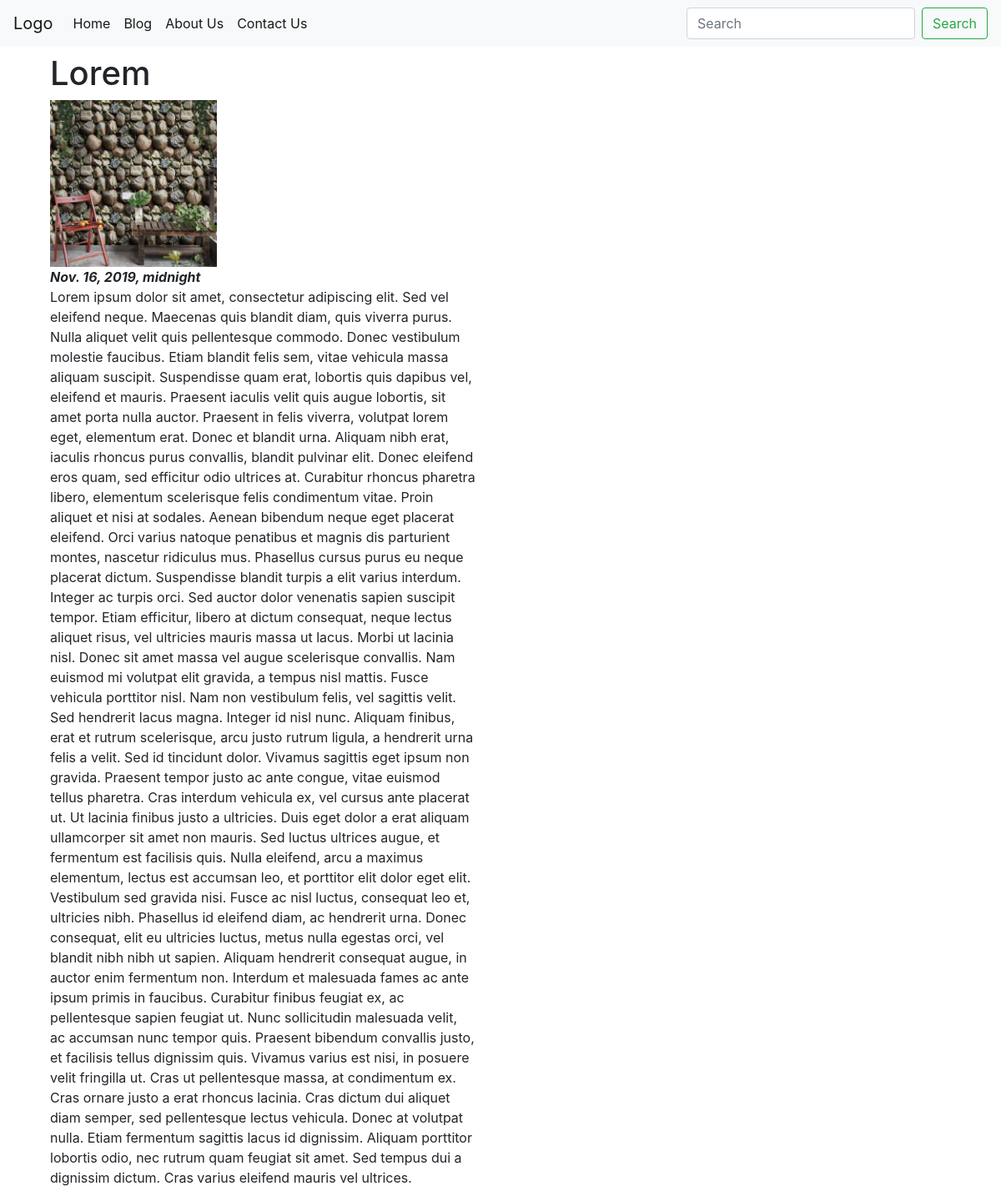
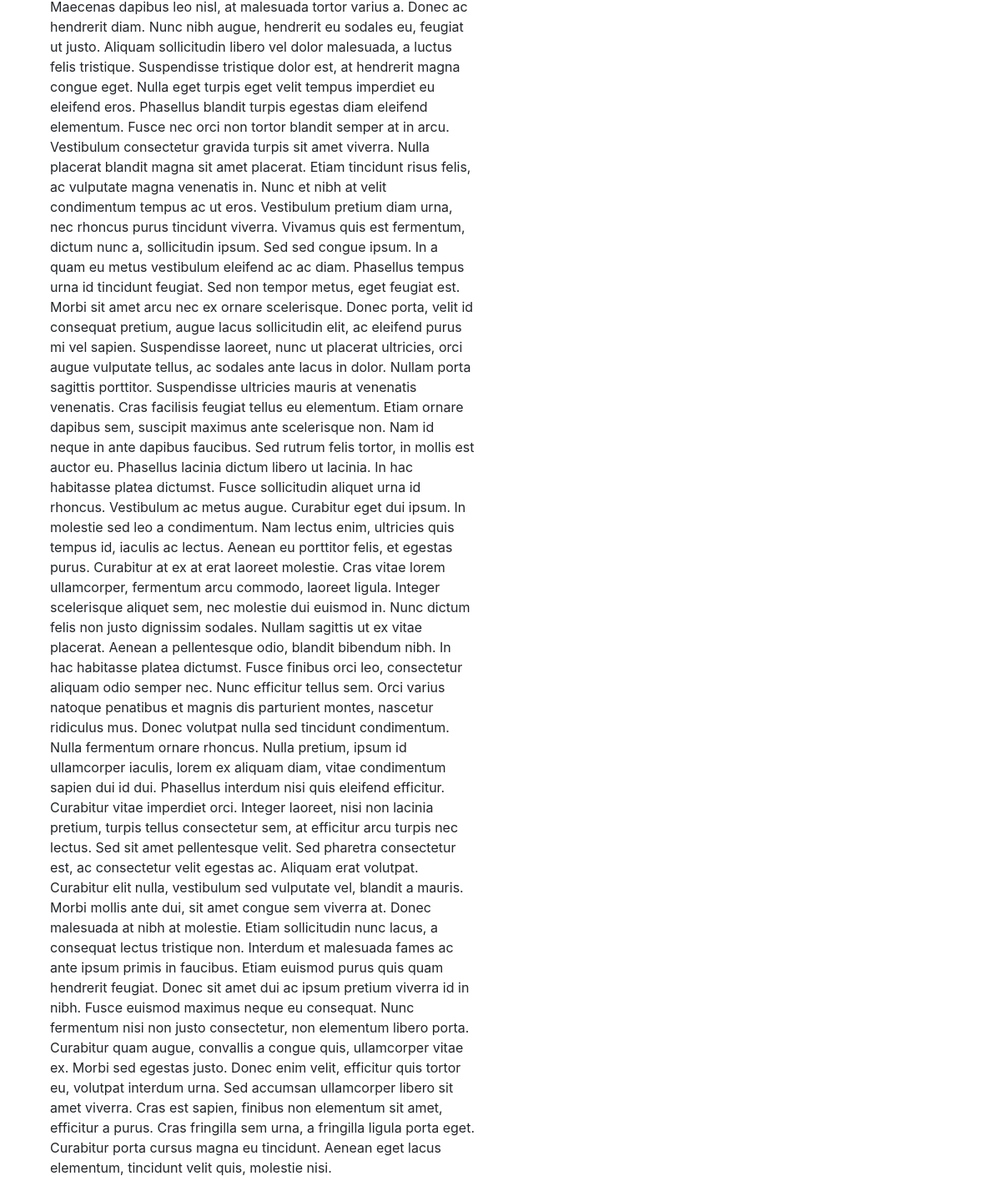
/blog/post_detail/lorem/, run on the app's committed database (2 pictures, top to bottom).
### blog/models.py (models this page shows, shortened)
class BlogPost(models.Model):
    user = models.ForeignKey(User,on_delete=models.CASCADE)
    title = models.CharField(max_length=100,unique=True)
    content = models.TextField(blank=True,null=True)
    slug = models.SlugField(default='before slugField')
    images = models.ImageField(upload_to='image/',blank=True,null=True)
    pub_at = models.DateTimeField(auto_now=False,auto_now_add=False,null=True,blank=True)
    timestampp = models.DateTimeField(auto_now_add=True)
    updated = models.DateTimeField(auto_now=True)
    objects = BlogPostManager()
    class Meta:
        ordering =['-pub_at','-updated','-timestampp']

### blog/views.py (the view)
# urls.py: path('post_detail/<str:slug>/',post_detail,name='post_detail'),
def post_detail(request,slug):
    try:
        post = BlogPost.objects.filter(slug=slug)
    except BlogPost.DoesNotExist:
        raise Http404
    except ValueError:
        raise Http404
    return render(request,'blog/post.html',{'post':post})

### blog/models.py (called while the page is built)
    def get_queryset(self):
        return BlogPostQuerySet(self.model,using=self._db)

### src/templates/blog/post.html
{% extends "base.html" %}
{% load static %}
{% block content %}
<div class='container'>
{% for i in post %}
<h1>{{i.title}}</h1>
<img src='{{i.images.url}}' width=200px hight=150px><br>
<b><i>{{i.pub_at}}</i></b>
<p>{{i.content}}</p>
{% endfor %}
</div>
{% endblock  %}

### data on the page
BlogPost: title "Lorem", images (picture), pub_at "Nov. 16, 2019, midnight", content "Lorem ipsum dolor sit amet, consectetur adipiscing elit. Sed vel eleifend neque. Maecenas quis blandit diam, quis viverra purus. Nulla aliquet velit quis pellentesque commodo. Donec vestibulum molestie faucibus. Etiam blandit felis sem, vitae vehicula massa aliquam suscipit. Suspendisse quam erat, lobortis quis dapibus vel, eleifend et mauris. Praesent iaculis velit quis augue lobortis, sit amet porta nulla auctor. Praesent in felis viverra, volutpat lorem eget, elementum erat. Donec et blandit urna. Aliquam nibh erat, iaculis rhoncus purus convallis, blandit pulvinar elit. Donec eleifend eros quam, sed efficitur odio ultrices at. Curabitur rhoncus pharetra libero, elementum scelerisque…"
